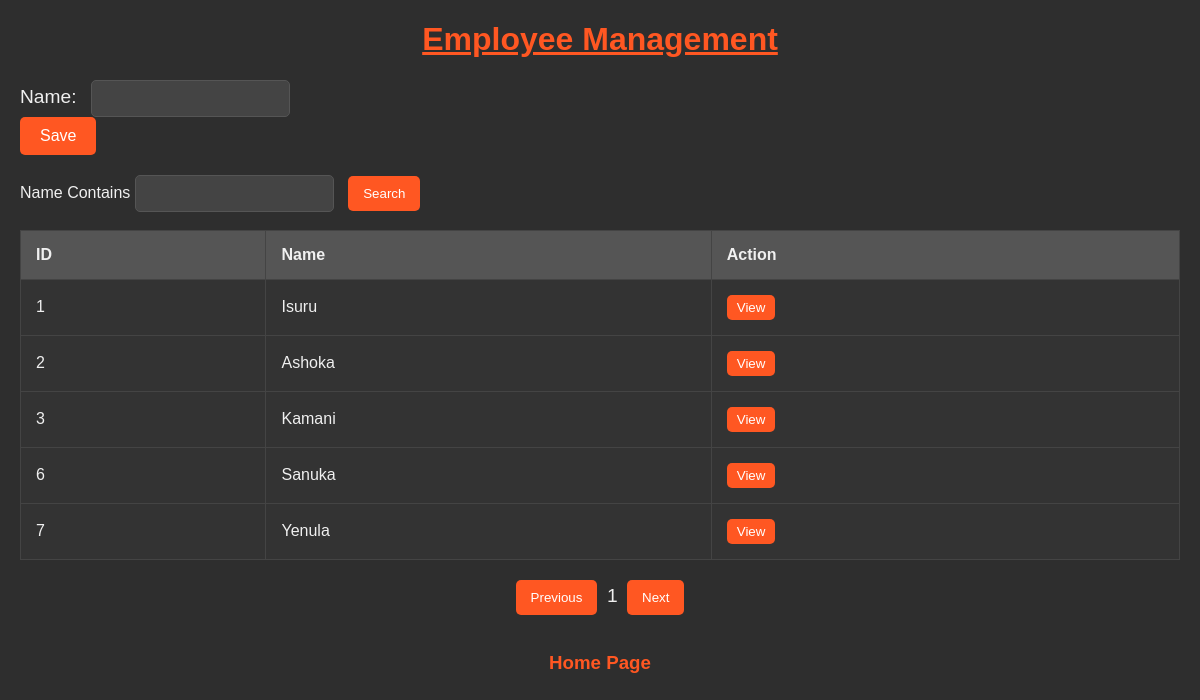
Screenshot of /app/employee/ with the database file from the repository.
### app/models.py (models this page shows, shortened)
class Employee (models.Model) :
    name = models.CharField(max_length = 20)

### app/views.py (the view)
# urls.py: path('employee/', views.employee_view, name='employees'),
def employee_view(request):
    employees = Employee.objects.all()
    if request.method == 'POST':
        form = EmployeeForm(request.POST)
        if form.is_valid():
            form.save()
    else:
        form = EmployeeForm()
    context = {'form':form, 'employs':employees}
    return render(request, 'employee.html', context)

### app/forms.py
class EmployeeForm(forms.ModelForm):
    class Meta:
        model = Employee
        fields = '__all__'

### app/templates/employee.html (shortened to what this page needs)
<!DOCTYPE html>
<html lang="en">
<head>
</head>
<body>
    <h1><u>Employee Management</u></h1>
        <form method="POST">
            {{form}}
            <input type="submit" value="Save">
         </form>
         <label>Name Contains</label>
         <input>
         <button>Search</button>
         <br>
         <br>
         <table border="1">
            <tr>
                <th>ID</th>
                <th>Name</th>
                <th>Action</th>
            </tr>
            {% for employee in employs %}
            <tr>
                <td>{{employee.id}}</td>
                <td>{{employee.name}}</td>
                <td><button>View</button></td>
            </tr>
            {% endfor %}
         </table>
         <div class="pagination">
            <button>Previous</button>
            <label>1</label>
            <button>Next</button>
        </div>
        <br>
        <li><a href="{% url 'home' %}"><h3>Home Page</h3></a></li>
</body>
</html>

### app/templates/employee.html (style rules this page uses)
body { background-color: #2e2e2e; color: #f0f0f0; font-family: Arial, sans-serif; margin: 20px; }
h1 { text-align: center; color: #ff5722; }
form { margin-bottom: 20px; }
form label { margin-right: 10px; font-size: 1.2em; }
form input { padding: 10px; margin-right: 10px; border: 1px solid #555; border-radius: 5px; background-color: #444; color: #fff; }
table { width: 100%; border-collapse: collapse; margin-bottom: 20px; }
table, th, td { border: 1px solid #444; }
th, td { padding: 15px; text-align: left; }
th { background-color: #555; }
td { background-color: #333; }
td button { padding: 5px 10px; border: none; border-radius: 5px; background-color: #ff5722; color: #fff; cursor: pointer; }
input[type="submit"] { padding: 10px 20px; border: none; border-radius: 5px; background-color: #ff5722; color: #fff; font-size: 1em; cursor: pointer; transition: background-color 0.3s; }
input { padding: 10px; margin-right: 10px; border: 1px solid #555; border-radius: 5px; background-color: #444; color: #fff; }
button { padding: 10px 15px; border: none; border-radius: 5px; background-color: #ff5722; color: #fff; cursor: pointer; margin-right: 10px; }
.pagination { text-align: center; }
.pagination button { padding: 10px 15px; border: none; border-radius: 5px; background-color: #ff5722; color: #fff; cursor: pointer; margin: 0 5px; }
.pagination label { font-size: 1.2em; }
li { list-style: none; text-align: center; }
a { color: #ff5722; text-decoration: none; }

### rows the page displays
Employee: id "1", name "Isuru"
Employee: id "2", name "Ashoka"
Employee: id "3", name "Kamani"
Employee: id "6", name "Sanuka"
Employee: id "7", name "Yenula"
